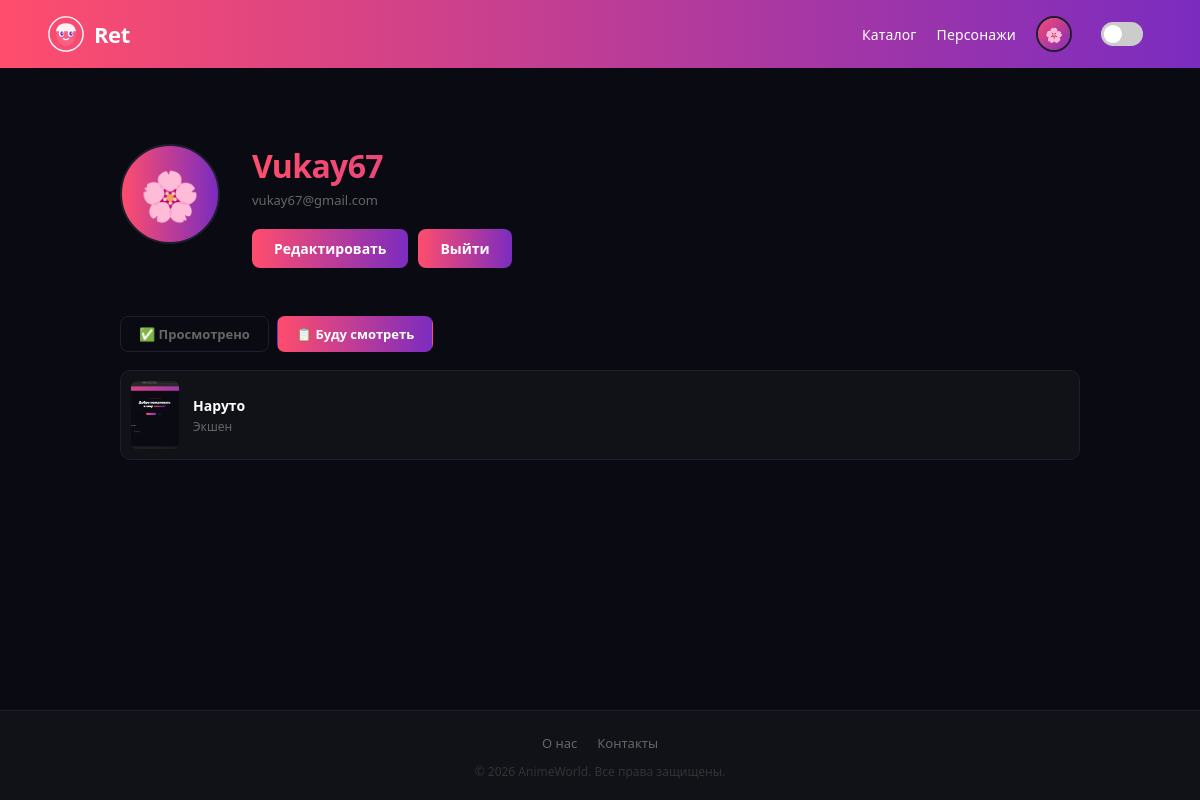
The app's page /profil/Vukay67/ (signed in), older data.
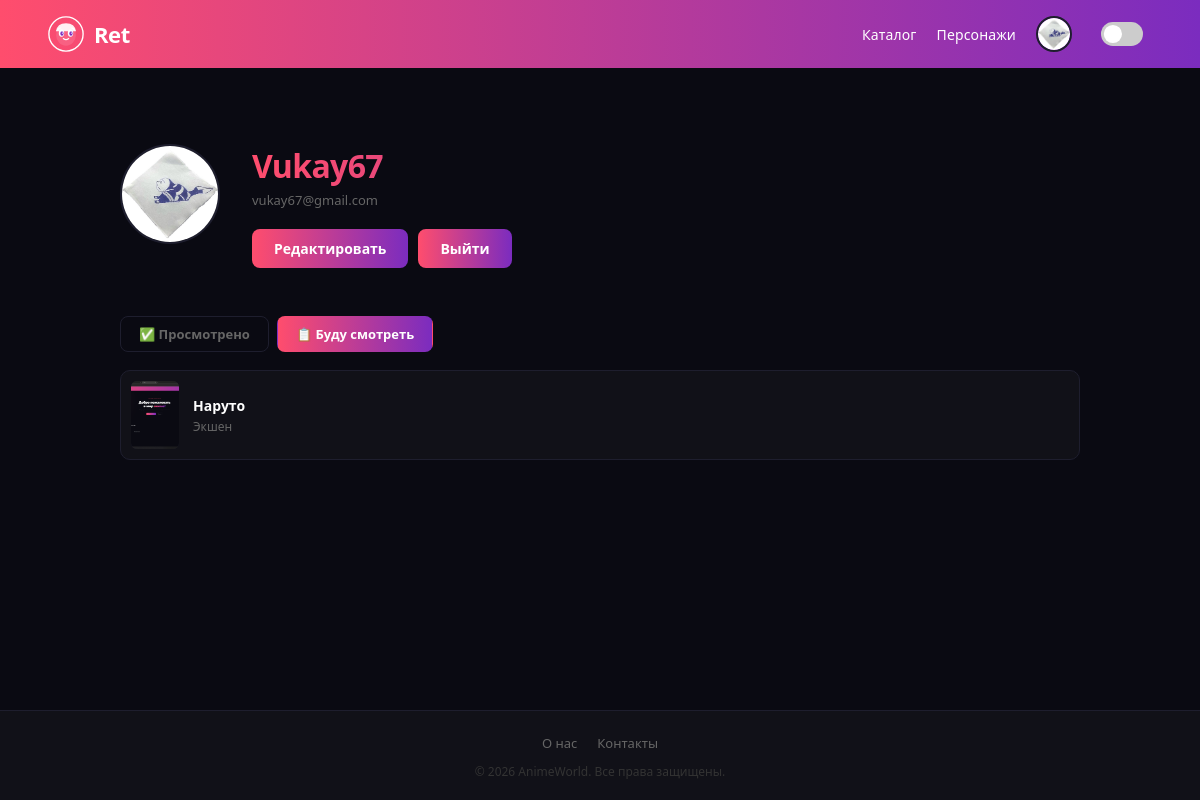
The same page, newer data.
### core/models.py (models this page shows)
class CustemUser(AbstractUser):
    avatar = models.ImageField(upload_to="avatars", null=True, blank=True, verbose_name="Аватар")
    description = models.TextField(max_length=250, null=True, blank=True, verbose_name="Описание")
    class Meta:
        verbose_name = "Пользователь"
        verbose_name_plural = "Пользователи"

### core/views.py (the view)
# urls.py: path('profil/<str:username>/', profil_page, name="profil_page"),
@login_required
def profil_page(request, username):
    user = get_object_or_404(CustemUser, username=username)
    rating_sub = Reating.objects.filter(
        user=user, anime=OuterRef('anime')
    ).values('point')[:1]
    watched = user.bookmark_set.filter(status='watched').annotate(
        user_rating=Subquery(rating_sub)
    )
    planned = user.bookmark_set.filter(status='planned')
    context = {
        'user': user,
        'watched': watched,
        'planned': planned,
    }
    return render(request, "profil.html", context)

### core/templates/profil.html (shortened to what this page needs)
{% extends './base.html' %}
{% block content %}
    <main class="main">
        <div class="profile">
            <div class="profile-hero">
                <div class="profile-avatar-wrap">
                    {% if user.avatar %}
                        <img src="{{ user.avatar.url }}" alt="{{ user.username }}" class="profile-avatar-img"/>
                    {% else %}
                        <div class="profile-avatar">🌸</div>
                    {% endif %}
                </div>
                <div class="profile-info">
                    <h1 class="profile-name">{{ user.username }}</h1>
                    <p class="profile-tag">{{ user.email }}</p>
                    {% if user.id == request.user.id %}
                    <div class="profile-actions">
                        <a href="{% url 'redact_page' %}" class="btn-primary">Редактировать</a>
                        <a href="{% url 'logout' %}" class="btn-primary">Выйти</a>
                    </div>
                    {% endif %}
                </div>
            </div>
            <div class="watchlist">
                <div class="watchlist-tabs">
                    <button class="watchlist-tab" onclick="switchTab(this, 'watched')">✅ Просмотрено</button>
                    <button class="watchlist-tab active" onclick="switchTab(this, 'plan')">📋 Буду смотреть</button>
                </div>
                <div class="watchlist-panel active" id="tab-plan">
                    {% for p in planned %}
                    <a href="{% url 'anime_detail_page' p.anime.slug %}" class="anime-card">
                        <div class="anime-thumb"><img src="{{ p.anime.image.url }}" alt="{{ p.anime.name }}" /></div>
                        <div class="anime-card-info">
                            <span class="anime-title">{{ p.anime.name }}</span>
                            <span class="anime-genre">
                            {% for genre in p.anime.genres.all %}
                                {{ genre.name }}{% if not forloop.last %} · {% endif %}
                            {% empty %}
                                Без жанра
                            {% endfor %}
                            </span>
                        </div>
                    </a>
                    {% endfor %}
                </div>
            </div>
        </div>
    </main>
{% endblock %}

### core/templates/base.html (shortened to what this page needs)
{% load static %}
<!DOCTYPE html>
<html lang="ru">
<head>
    <link rel="stylesheet" href="{% static 'css/style.css' %}">
    <link rel="stylesheet" href="{% static 'css/mobile.css' %}">
</head>
<body>
    <header class="header">
        <a id="main-link" href="{% url 'main_page' %}" class="logo">
            Ret
        </a>
        <nav class="nav">
            <ul>
                <li id="catalog-link">
                    <a href="{% url 'all_anime_page' %}" id="catalog-anchor">Каталог</a>
                </li>
                <li id="characters-link">
                    <a href="{% url 'characters_page' %}">Персонажи</a>
                </li>
                <li>
                    {% if request.user.is_authenticated %}
                    <a href="{% url 'profil_page' request.user.username %}" class="profile-btn">
                        {% if request.user.avatar %}
                            <img src="{{ request.user.avatar.url }}" alt="{{ request.user.username }}" class="profile-avatar-img"/>
                        {% else %}
                            <div class="profile-avatar-default">🌸</div>
                        {% endif %}
                    </a>
                    {% else %}
                    <a href="{% url 'login_page' %}" class="profile-btn">
                        <div class="profile-avatar-default">🌸</div>
                    </a>
                    {% endif %}
                </li>
                {% if request.user.is_authenticated %}
                {% if request.user.username == "Vukay67" %}
                <li>
                    <div>
                        <label class="switch">
                            <span class="slider"></span>
                        </label>
                    </div>
                </li>
                {% endif %}
                {% endif %}
            </ul>
        </nav>
    </header>
{% block content %}
{% endblock %}
    <footer class="footer">
        <ul>
            <li><a href="{% url 'about_page' %}">О нас</a></li>
            <li><a href="{% url 'contacts_page' %}">Контакты</a></li>
        </ul>
        <p>© 2026 AnimeWorld. Все права защищены.</p>
    </footer>
</body>
</html>

Row changes from the older to the newer data that the page shows:
changed CustemUser "Vukay67": user.avatar: picture added; avatar: picture added
